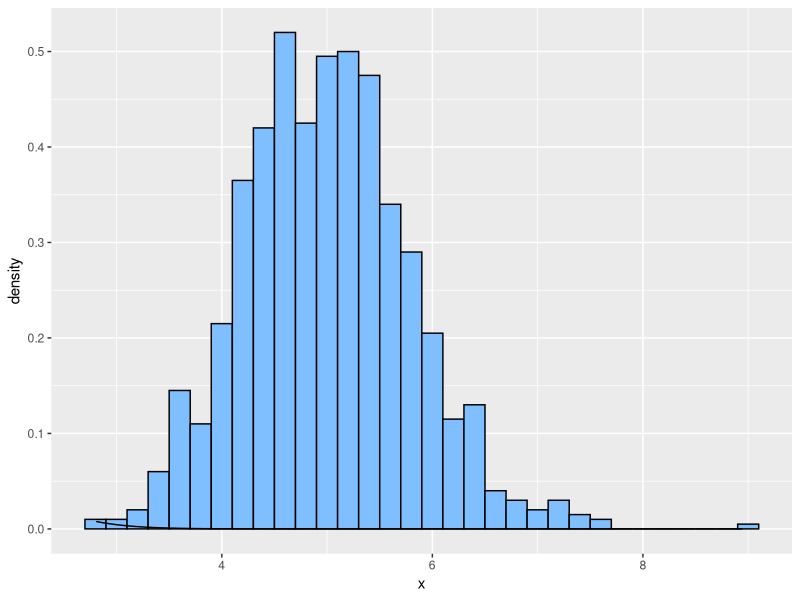

The R script that drew this image:
## ---- chunk 1
lambda = 0.2
n = 40
nsms = 1:1000
set.seed(820)
means <- data.frame(x = sapply(nsms, function(x) {mean(rexp(n, lambda))}))
head(means)
## ---- chunk 2
mean(means$x)
## ---- chunk 3
sd(means$x)
## ---- chunk 4
(1/lambda)/sqrt(40)
## ---- chunk 5
var(means$x)
## ---- chunk 6
((1/lambda)/sqrt(40))^2
## ---- chunk 7
library(ggplot2)
ggplot(data = means, aes(x = x)) + 
    geom_histogram(aes(y=..density..), fill = I('#80bfff'), 
                   binwidth = 0.20, color = I('black')) +
    stat_function(fun = dnorm, arg = list(mean = 5, sd = sd(means$x)))
     
## ---- chunk 8
mean(means$x) + c(-1,1)*1.96*sd(means$x)/sqrt(nrow(means))
